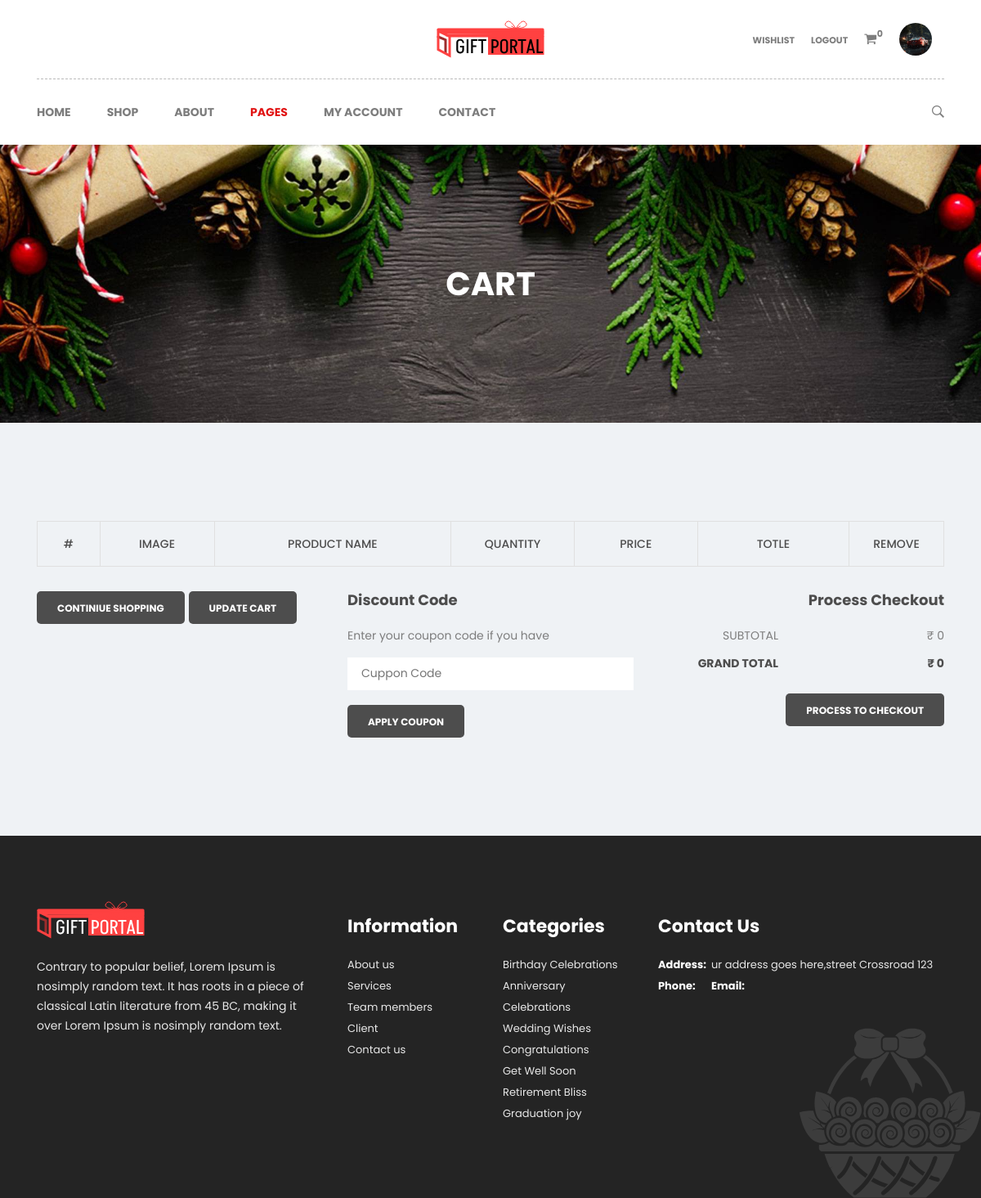
The page /cart (signed in) on the database as committed earlier.
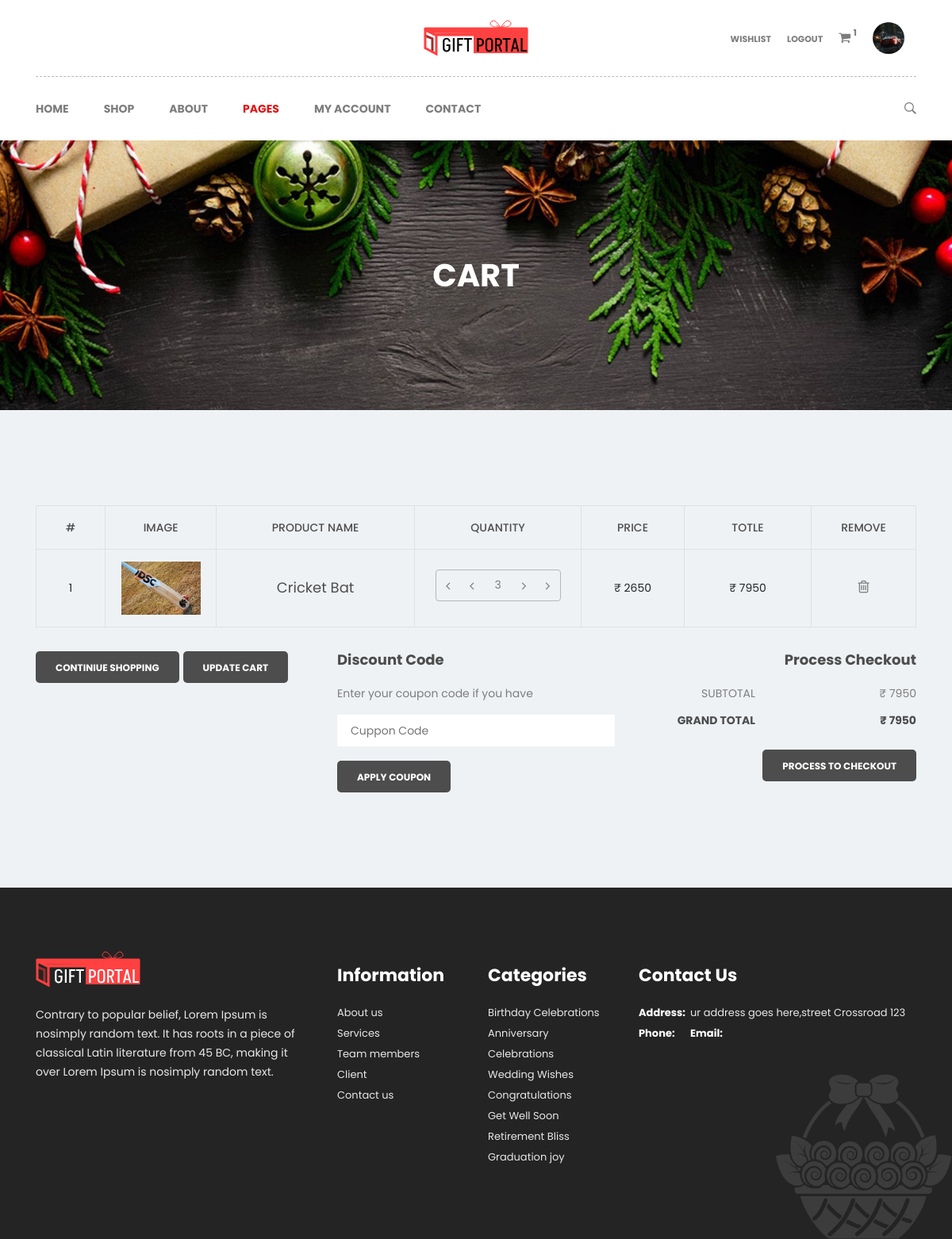
The same page on the database as committed later.
### giftapp/models.py (models this page shows, shortened)
class carttable(models.Model):
    userid = models.ForeignKey(usertable, on_delete=models.CASCADE)
    product_id = models.ForeignKey(producttable, on_delete=models.CASCADE)
    c_quantity = models.IntegerField()
    total_amount=models.IntegerField(default=0)

class producttable(models.Model):
    catid = models.ForeignKey(categorytable, on_delete=models.CASCADE)
    stockist_id = models.ForeignKey(usertable, on_delete=models.CASCADE)
    p_name=models.CharField(max_length=15)
    p_description=models.CharField(max_length=25)
    p_image=models.ImageField()
    p_quantity=models.IntegerField()
    p_price=models.BigIntegerField()
    p_status=models.IntegerField(choices=PRODUCT_STATUS, default=0)

### giftapp/views.py (the view)
# urls.py: path("cart", views.cartPage, name="cart"),
def cartPage(request):
    cartAll = carttable.objects.all()
    totalAmount = 0
    for item in cartAll:
        cartTtl = item.total_amount
        totalAmount += cartTtl
    fetchCartData = carttable.objects.filter(userid=usertable.objects.get(id=request.session['u_id']))
    return render(request, "cart.html", {'data':fetchCartData, 'total':totalAmount})

### giftapp/context_processors.py (called while the page is built)
def user_data(request):
    user_id = request.session.get('u_id')
    seller = False
    user_data = None
    fetchCartData = 0
    fetchCart = None
    if user_id:
        try:
            user_data = usertable.objects.get(id=user_id)
            fetchCartData = carttable.objects.filter(userid=user_data).count()
            fetchCart = carttable.objects.filter(userid=usertable.objects.get(id=request.session['u_id']))
            if user_data.u_type == "seller":
                seller = True
        except usertable.DoesNotExist:
            pass
    return {'user_data': user_data,
            'seller': seller, 'cartCount': fetchCartData, 'cartData': fetchCart, 'fetchCart': fetchCart}

### giftapp/templates/cart.html (shortened to what the changed rows need)
<!DOCTYPE html>
{% load static %}
<html class="no-js" lang="en">
  <head>
    <link rel="stylesheet" href="{% static 'css/bootstrap.min.css' %}" />
    <link rel="stylesheet" href="{% static 'css/font-awesome.min.css' %}" />
    <link rel="stylesheet" href="{% static 'css/ionicons.min.css' %}" />
    <link rel="stylesheet" href="{% static 'css/plugins.css' %}" />
    <link rel="stylesheet" href="{% static "style.css" %}" />
  </head>
  <body>
    <div id="main-wrapper" class="section">
      {% include 'includes/header.html' %}
      <div
        class="page-banner-section section"
        style="background-image: url({% static "/img/bg/page-banner.jpg" %})"
      >
        <div class="container">
          <div class="row">
            <div class="page-title text-center col">
              <h1>Cart</h1>
            </div>
          </div>
        </div>
      </div>
      <div class="cart-section section pt-120 pb-90">
        <div class="container">
          <div class="row">
            <div class="col-12">
              <div class="table-responsive mb-30">
                <table class="table cart-table text-center">
                  <thead>
                    <tr>
                      <th class="number">#</th>
                      <th class="image">image</th>
                      <th class="name">product name</th>
                      <th class="qty">quantity</th>
                      <th class="price">price</th>
                      <th class="total">totle</th>
                      <th class="remove">remove</th>
                    </tr>
                  </thead>
                  <tbody>
                    {%for cart_item in data%}
                    <tr>
                      <td><span class="cart-number">{{forloop.counter}}</span></td>
                      <td>
                        <a href="#" class="cart-pro-image"
                          ><img src="/media/{{cart_item.product_id.p_image}}" alt=""
                        /></a>
                      </td>
                      <td width="10%">
                        <a href="#" class="cart-pro-title">{{cart_item.product_id.p_name}}</a>
                      </td>
                      <td>
                        <div class="product-quantity">
                          <input type="text" value={{cart_item.c_quantity}} name="qtybox" />
                        </div>
                      </td>
                      <td width="10%"><p class="cart-pro-price">₹ {{cart_item.product_id.p_price}}</p></td>
                      <td width="10%"><p class="cart-price-total">₹ {{cart_item.total_amount}}</p></td>
                      <td>
                       <a href="delcartdata/{{cart_item.product_id.id}}">
                        <button class="cart-pro-remove">
                          <i class="fa fa-trash-o"></i>
                        </button>
                       </a>
                      </td>
                    </tr>
                   {%endfor%}
                  </tbody>
                </table>
              </div>
              <div class="row">
                <div
                  class="cart-checkout-process col-lg-4 col-md-6 col-12 mb-30"
                >
                  <p><span>Subtotal</span><span>₹ {{total}}</span></p>
                  <h5><span>Grand total</span><span>₹ {{total}}</span></h5>
                </div>
              </div>
            </div>
          </div>
        </div>
      </div>
      {% include 'includes/footer.html' %}
    </div>
  </body>
</html>

### giftapp/templates/includes/header.html (shortened to what the changed rows need)
<!DOCTYPE html>
{% load static %}
<html class="no-js" lang="en">
  <head>
    <link rel="stylesheet" href="{% static 'css/bootstrap.min.css' %}" />
    <link rel="stylesheet" href="{% static 'css/font-awesome.min.css' %}" />
    <link rel="stylesheet" href="{% static 'css/ionicons.min.css' %}" />
    <link rel="stylesheet" href="{% static 'css/plugins.css' %}" />
    <link rel="stylesheet" href="{% static "style.css" %}" />
  </head>
  <body>
    <div id="main-wrapper" class="section">
    <div class="header-section section">
        <div class="account-menu header-top">
          <div class="container">
            <div class="row">
              <div class="col">
                <div class="header-top-wrapper">
                  <div class="row_disp">
                    <div class="account-menu user-menu col-md-4 col-12">
                      <ul>
                        {%if request.session.u_id is not None%}
                        {%if not seller%}
                        <li>
                          <a href="#" data-toggle="dropdown"
                            ><i class="fa fa-shopping-cart"></i
                            ><span class="num">{{cartCount}}</span></a
                          >
                        </li>
                        {%endif%}
                        {%endif%}
                      </ul>
                    </div>
                  </div>
                </div>
              </div>
            </div>
          </div>
        </div>
      </div>
    </div>
  </body>
</html>

Rows that differ between the two databases and show on the page:
added carttable: product_id.p_image (picture), product_id.p_name "Cricket Bat", qtybox "3", product_id.p_price "2650", total_amount "7950"
Other text that changed with them:
{{ cartCount }}: "0" → "1"
{{ total }}: "0" → "7950"
